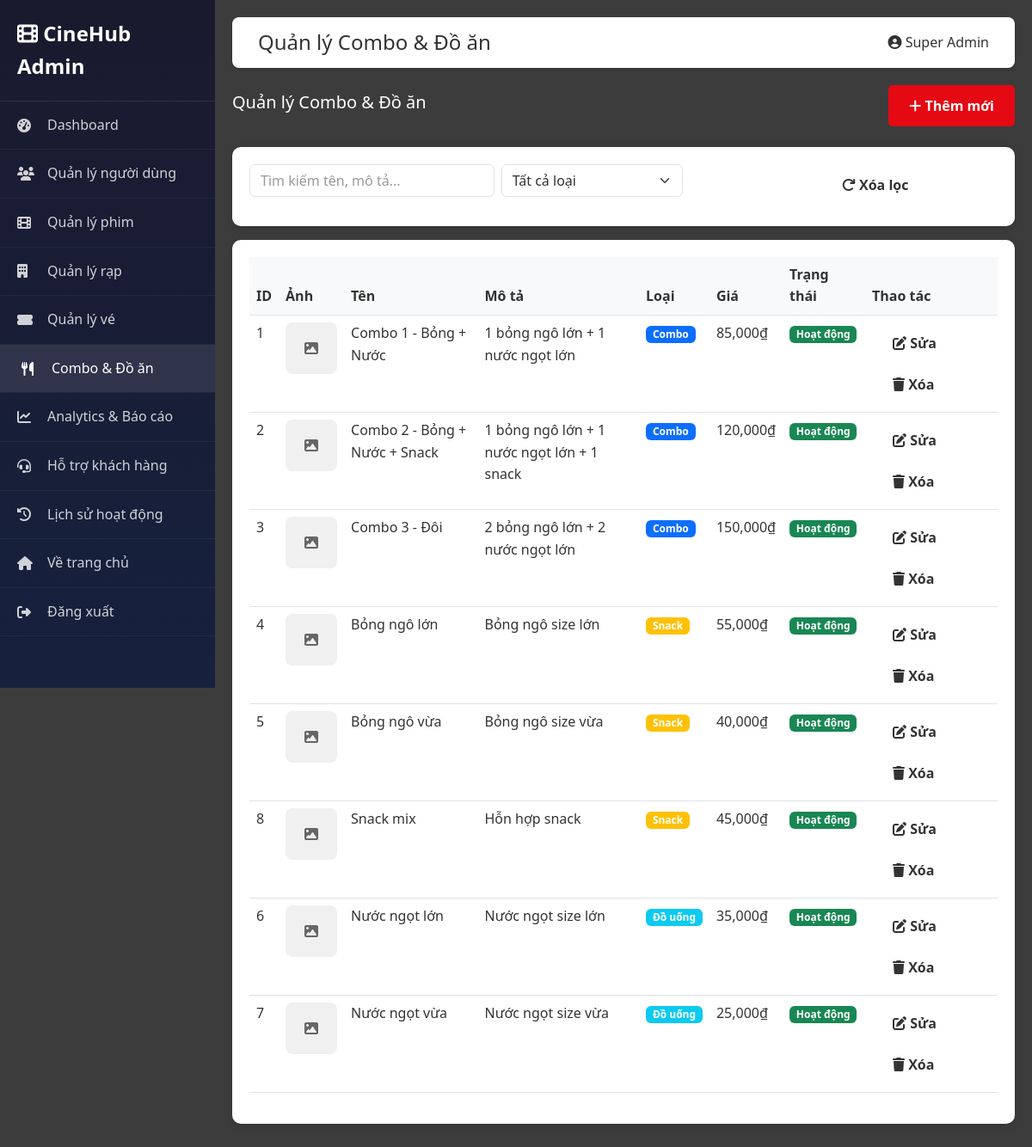
Page /?route=admin/foodItems (signed in) on the committed database.
### tables this page shows
CREATE TABLE `users` (
  `id` int(11) NOT NULL,
  `name` varchar(100) NOT NULL,
  `email` varchar(120) NOT NULL,
  `password` varchar(255) NOT NULL,
  `avatar` varchar(255) DEFAULT NULL,
  `birthdate` date DEFAULT NULL,
  `rank` enum('Bronze','Silver','Gold','Platinum') DEFAULT 'Bronze',
  `points` int(11) DEFAULT 0,
  `subscription_id` int(11) DEFAULT NULL,
  `status` enum('active','inactive','banned') DEFAULT 'active',
  `email_verified` tinyint(1) DEFAULT 0,
  `created_at` timestamp NOT NULL DEFAULT current_timestamp(),
  `updated_at` timestamp NOT NULL DEFAULT current_timestamp() ON UPDATE current_timestamp(),
  `role` enum('user','admin','moderator','manager') DEFAULT 'user',
  `theater_id` int(11) DEFAULT NULL,
  `is_active` tinyint(1) DEFAULT 1,
  `last_login` datetime DEFAULT NULL
);

CREATE TABLE `food_items` (
  `id` int(11) NOT NULL,
  `name` varchar(255) NOT NULL,
  `description` text DEFAULT NULL,
  `price` decimal(10,2) NOT NULL,
  `image` varchar(255) DEFAULT NULL,
  `type` enum('combo','snack','drink') DEFAULT 'combo',
  `is_active` tinyint(1) DEFAULT 1,
  `created_at` timestamp NOT NULL DEFAULT current_timestamp()
);

### modules/admin/AdminController.php (called while the page is built, shortened)
<?php
require_once __DIR__ . '/../../core/AdminMiddleware.php';
require_once __DIR__ . '/../../core/Database.php';
class AdminController extends Controller {
    public function __construct() {
        AdminMiddleware::checkAdmin();
    }
    protected function adminView($view, $data = []) {
        extract($data);
        $current_page = $data['current_page'] ?? '';
        $title = $data['title'] ?? 'Admin Panel';
        $user = $data['user'] ?? AdminMiddleware::checkAdmin();
        require_once __DIR__ . '/views/' . $view . '.php';
        $content = ob_get_clean();
        require_once __DIR__ . '/views/layout.php';
    }
    public function foodItems() {
        $db = Database::getInstance();
        $search = $_GET['search'] ?? '';
        $type = $_GET['type'] ?? '';
        $sql = "SELECT * FROM food_items WHERE 1=1";
        $params = [];
        $sql .= " ORDER BY type, name ASC";
        $foodItems = $db->fetchAll($sql, $params);
        $this->adminView('food_items', [
            'foodItems' => $foodItems,
            'search' => $search,
            'type' => $type,
            'title' => 'Quản lý Combo & Đồ ăn',
            'current_page' => 'food_items'
        ]);
    }
}
?>

### index.php (called while the page is built, shortened)
<?php
$route = $_GET['route'] ?? 'home/index';
$parts = explode('/', $route);
$controllerMap = [
    'auth' => 'AuthController',
    'profile' => 'ProfileController',
    'moderator' => 'ModeratorController'
];
$firstPart = $parts[0];
$controllerName = null;
if (isset($controllerMap[$firstPart])) {
    $controllerName = $controllerMap[$firstPart];
    $controllerPath = __DIR__ . '/modules/user/' . $controllerName . '.php';
    if (file_exists($controllerPath) && !class_exists($controllerName)) {
        require_once $controllerPath;
    }
} else {
    $controllerName = ucfirst($firstPart) . 'Controller';
}
$action = '';
if (count($parts) >= 3) {
    $actionPart = $parts[2];
    $actionPart = str_replace('-', ' ', $actionPart);
    $actionPart = ucwords($actionPart);
    $actionPart = str_replace(' ', '', $actionPart);
    $action = $parts[1] . $actionPart;
} else {
    $action = $parts[1] ?? 'index';
}
try {
    $controller = new $controllerName();
    $controller->$action();
} catch (Exception $e) {
    error_log("Error in routing: " . $e->getMessage());
    error_log("Route: $route, Controller: $controllerName, Action: $action");
    error_log("Stack trace: " . $e->getTraceAsString());
    if ($controllerName !== 'HomeController') {
        $controllerName = 'HomeController';
        $controller = new $controllerName();
        $controller->index();
    } else {
        print_r($e);
        die('Error: Controller not found');
    }
}
?>

### core/Database.php (called while the page is built, shortened)
<?php
class Database {
    private static $instance = null;
    private $pdo;
    private $host = 'localhost';
    private $port = 3306;
    private $dbname = 'cinehub';
    private $username = 'root';
    private $password = '';
    private $charset = 'utf8mb4';
    private function __construct() {
        try {
            $dsn = "mysql:host={$this->host};port={$this->port};dbname={$this->dbname};charset={$this->charset}";
            $this->pdo = new PDO($dsn, $this->username, $this->password);
            $this->pdo->setAttribute(PDO::ATTR_ERRMODE, PDO::ERRMODE_EXCEPTION);
            $this->pdo->setAttribute(PDO::ATTR_DEFAULT_FETCH_MODE, PDO::FETCH_ASSOC);
        } catch(PDOException $e) {
            die("Lỗi kết nối database: " . $e->getMessage() .
                "<br><br>Vui lòng kiểm tra:<br>" .
                "1. MySQL đã được khởi động chưa?<br>" .
                "2. Database '{$this->dbname}' đã được tạo chưa?<br>" .
                "3. Password MySQL có đúng không? (hiện tại: " . ($this->password ?: 'rỗng') . ")<br>" .
                "4. Port MySQL có đúng không? (hiện tại: {$this->port})<br>" .
                "5. Nếu cần thay đổi password hoặc port, sửa file core/Database.php");
        }
    }
    public static function getInstance() {
        if (self::$instance === null) {
            self::$instance = new self();
        }
        return self::$instance;
    }
    public function query($sql, $params = []) {
        $stmt = $this->pdo->prepare($sql);
        $stmt->execute($params);
        return $stmt;
    }
    public function fetchAll($sql, $params = []) {
        return $this->query($sql, $params)->fetchAll();
    }
    public function fetch($sql, $params = []) {
        return $this->query($sql, $params)->fetch();
    }
}
?>

### core/AdminMiddleware.php (called while the page is built, shortened)
<?php
require_once __DIR__ . '/Database.php';
require_once __DIR__ . '/../modules/user/UserModel.php';
class AdminMiddleware {
    public static function checkAdmin() {
        $userModel = new UserModel();
        $user = $userModel->getById($_SESSION['user_id']);
        if (isset($user['role'])) {
            if ($user['role'] === 'admin') {
                $isAdmin = true;
            } elseif ($user['role'] === 'moderator') {
                $isModerator = true;
            }
        }
        return $user;
    }
}
?>

### modules/user/UserModel.php (called while the page is built, shortened)
<?php
require_once __DIR__ . '/../../core/Database.php';
class UserModel {
    private $db;
    public function __construct() {
        $this->db = Database::getInstance();
    }
    public function getById($id) {
        $user = $this->db->fetch("SELECT * FROM users WHERE id = ?", [$id]);
        if ($user) {
            try {
                $user['roles'] = $this->getUserRoles($id);
            } catch (Exception $e) {
                $user['roles'] = [];
            }
        }
        return $user;
    }
    public function getUserRoles($userId) {
        try {
            return $this->db->fetchAll("
                SELECT r.* FROM roles r
                JOIN user_roles ur ON r.id = ur.role_id
                WHERE ur.user_id = ?
            ", [$userId]);
        } catch (Exception $e) {
            return [];
        }
    }
}
?>

### modules/admin/views/food_items.php (the view, shortened to what this page needs)
<div class="d-flex justify-content-between align-items-center mb-4">
    <h5>Quản lý Combo & Đồ ăn</h5>
    <a href="?route=admin/foodItemsCreate" class="btn btn-primary">
        <i class="fas fa-plus"></i> Thêm mới
    </a>
</div>
<div class="stat-card mb-3">
    <form method="GET" class="row g-2">
        <div class="col-md-4">
            <input type="text" name="search" class="form-control" placeholder="Tìm kiếm tên, mô tả..." value="<?php echo htmlspecialchars($search ?? ''); ?>">
        </div>
        <div class="col-md-3">
            <select name="type" class="form-select" onchange="this.form.submit()">
                <option value="">Tất cả loại</option>
            </select>
        </div>
        <div class="col-md-2">
            <button type="submit" class="btn btn-secondary w-100">
                <i class="fas fa-search"></i> Tìm
            </button>
        </div>
        <div class="col-md-2">
            <a href="?route=admin/foodItems" class="btn btn-outline-secondary w-100">
                <i class="fas fa-redo"></i> Xóa lọc
            </a>
        </div>
    </form>
</div>
<div class="stat-card">
    <div class="table-responsive">
        <table class="table table-hover">
            <thead>
                <tr>
                    <th>ID</th>
                    <th>Ảnh</th>
                    <th>Tên</th>
                    <th>Mô tả</th>
                    <th>Loại</th>
                    <th>Giá</th>
                    <th>Trạng thái</th>
                    <th>Thao tác</th>
                </tr>
            </thead>
            <tbody>
                <?php if (empty($foodItems)): ?>
                    <tr>
                        <td colspan="8" class="text-center text-muted">Chưa có combo/đồ ăn nào</td>
                    </tr>
                <?php else: ?>
                    <?php foreach ($foodItems as $item): ?>
                        <tr>
                            <td><?php echo $item['id']; ?></td>
                            <td>
                                <?php if ($item['image']): ?>
                                    <img src="<?php echo htmlspecialchars($item['image']); ?>"
                                         alt="<?php echo htmlspecialchars($item['name']); ?>"
                                         style="width: 60px; height: 60px; object-fit: cover; border-radius: 8px;">
                                <?php else: ?>
                                    <div style="width: 60px; height: 60px; background: #f0f0f0; border-radius: 8px; display: flex; align-items: center; justify-content: center;">
                                        <i class="fas fa-image text-muted"></i>
                                    </div>
                                <?php endif; ?>
                            </td>
                            <td><?php echo htmlspecialchars($item['name']); ?></td>
                            <td><?php echo htmlspecialchars($item['description'] ?? ''); ?></td>
                            <td>
                                <span class="badge bg-<?php
                                    echo $item['type'] === 'combo' ? 'primary' :
                                        ($item['type'] === 'snack' ? 'warning' : 'info');
                                ?>">
                                    <?php
                                    echo $item['type'] === 'combo' ? 'Combo' :
                                        ($item['type'] === 'snack' ? 'Snack' : 'Đồ uống');
                                    ?>
                                </span>
                            </td>
                            <td><?php echo number_format($item['price']); ?>₫</td>
                            <td>
                                <span class="badge bg-<?php echo $item['is_active'] ? 'success' : 'secondary'; ?>">
                                    <?php echo $item['is_active'] ? 'Hoạt động' : 'Ngừng bán'; ?>
                                </span>
                            </td>
                            <td>
                                <a href="?route=admin/foodItemsEdit&id=<?php echo $item['id']; ?>" class="btn btn-sm btn-outline-primary me-1">
                                    <i class="fas fa-edit"></i> Sửa
                                </a>
                                <a href="?route=admin/foodItemsDelete&id=<?php echo $item['id']; ?>"
                                   class="btn btn-sm btn-outline-danger"
                                   onclick="return confirm('Bạn chắc chắn muốn xóa combo/đồ ăn này?')">
                                    <i class="fas fa-trash"></i> Xóa
                                </a>
                            </td>
                        </tr>
                    <?php endforeach; ?>
                <?php endif; ?>
            </tbody>
        </table>
    </div>
</div>

### modules/admin/views/layout.php (shortened to what this page needs)
<!DOCTYPE html>
<html lang="vi">
<head>
    <link href="https://cdn.jsdelivr.net/npm/bootstrap@5.3.0/dist/css/bootstrap.min.css" rel="stylesheet">
    <link rel="stylesheet" href="https://cdnjs.cloudflare.com/ajax/libs/font-awesome/6.4.0/css/all.min.css">
    <link rel="stylesheet" href="http://localhost/DuAn1/style.css">
</head>
<body>
    <div class="admin-sidebar">
        <div class="sidebar-brand">
            <i class="fas fa-film"></i> CineHub Admin
        </div>
        <ul class="sidebar-menu">
            <li><a href="?route=admin/index" class="<?php echo ($current_page ?? '') === 'dashboard' ? 'active' : ''; ?>">
                <i class="fas fa-tachometer-alt"></i> Dashboard
            </a></li>
            <li><a href="?route=admin/users" class="<?php echo ($current_page ?? '') === 'users' ? 'active' : ''; ?>">
                <i class="fas fa-users"></i> Quản lý người dùng
            </a></li>
            <li><a href="?route=admin/movies" class="<?php echo ($current_page ?? '') === 'movies' ? 'active' : ''; ?>">
                <i class="fas fa-film"></i> Quản lý phim
            </a></li>
            <li><a href="?route=admin/theaters" class="<?php echo ($current_page ?? '') === 'theaters' ? 'active' : ''; ?>">
                <i class="fas fa-building"></i> Quản lý rạp
            </a></li>
            <li><a href="?route=admin/tickets" class="<?php echo ($current_page ?? '') === 'tickets' ? 'active' : ''; ?>">
                <i class="fas fa-ticket-alt"></i> Quản lý vé
            </a></li>
            <li><a href="?route=admin/foodItems" class="<?php echo ($current_page ?? '') === 'food_items' ? 'active' : ''; ?>">
                <i class="fas fa-utensils"></i> Combo & Đồ ăn
            </a></li>
            <li><a href="?route=admin/analytics" class="<?php echo ($current_page ?? '') === 'analytics' ? 'active' : ''; ?>">
                <i class="fas fa-chart-line"></i> Analytics & Báo cáo
            </a></li>
            <li><a href="?route=admin/support" class="<?php echo ($current_page ?? '') === 'support' ? 'active' : ''; ?>">
                <i class="fas fa-headset"></i> Hỗ trợ khách hàng
            </a></li>
            <li><a href="?route=admin/logs" class="<?php echo ($current_page ?? '') === 'logs' ? 'active' : ''; ?>">
                <i class="fas fa-history"></i> Lịch sử hoạt động
            </a></li>
            <li><a href="http://localhost/DuAn1/">
                <i class="fas fa-home"></i> Về trang chủ
            </a></li>
            <li><a href="?route=auth/logout">
                <i class="fas fa-sign-out-alt"></i> Đăng xuất
            </a></li>
        </ul>
    </div>
    <div class="admin-main">
        <div class="admin-header">
            <div class="d-flex justify-content-between align-items-center">
                <h4 class="mb-0"><?php echo $title ?? 'Admin Panel'; ?></h4>
                <div class="d-flex align-items-center gap-3">
                    <span><i class="fas fa-user-circle"></i> <?php echo htmlspecialchars($user['name'] ?? 'Admin'); ?></span>
                </div>
            </div>
        </div>
        <?php echo $content; ?>
    </div>
</body>
</html>

### rows in the picture
users: name "Super Admin"
food_items: id "1", name "Combo 1 - Bỏng + Nước", description "1 bỏng ngô lớn + 1 nước ngọt lớn", type "Combo", price "85,000", is_active "Hoạt động"
food_items: id "2", name "Combo 2 - Bỏng + Nước + Snack", description "1 bỏng ngô lớn + 1 nước ngọt lớn + 1 snack", type "Combo", price "120,000", is_active "Hoạt động"
food_items: id "3", name "Combo 3 - Đôi", description "2 bỏng ngô lớn + 2 nước ngọt lớn", type "Combo", price "150,000", is_active "Hoạt động"
food_items: id "4", name "Bỏng ngô lớn", description "Bỏng ngô size lớn", type "Snack", price "55,000", is_active "Hoạt động"
food_items: id "5", name "Bỏng ngô vừa", description "Bỏng ngô size vừa", type "Snack", price "40,000", is_active "Hoạt động"
food_items: id "8", name "Snack mix", description "Hỗn hợp snack", type "Snack", price "45,000", is_active "Hoạt động"
food_items: id "6", name "Nước ngọt lớn", description "Nước ngọt size lớn", type "Đồ uống", price "35,000", is_active "Hoạt động"
food_items: id "7", name "Nước ngọt vừa", description "Nước ngọt size vừa", type "Đồ uống", price "25,000", is_active "Hoạt động"

### other values in the picture
$title "Quản lý Combo & Đồ ăn"
